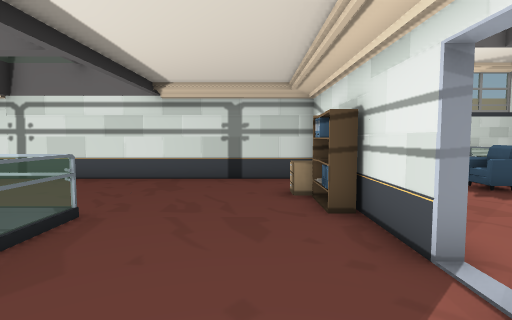
View 1 (above)

12 first-person views from a walk through a Unity game level. The camera is 1.3 m above the floor, tilts 4° down and sees 80° across. The floor is counted in squares, 1 m on a side. Each view is taken from the middle of a square. On the plan, view 1 faces up. The plan holds only what a view shows up to about 14 squares ahead; the rest is blank. The place goes on beyond the plan. Some animated figures are not drawn. Door leaves are left out, so doorways stand open.

View 2
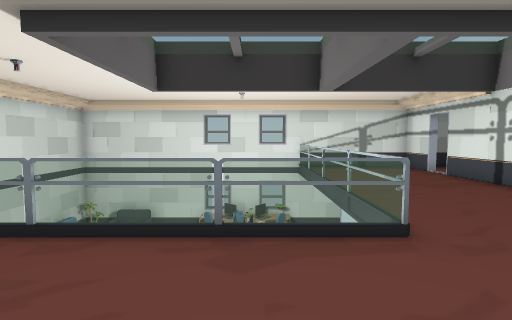

View 3
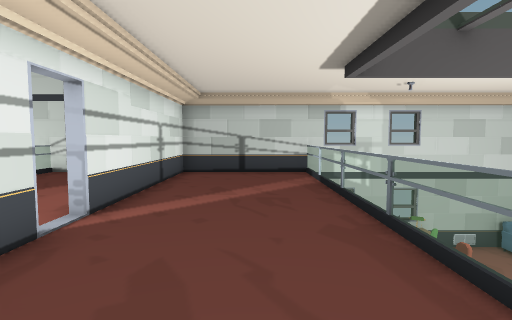

View 4
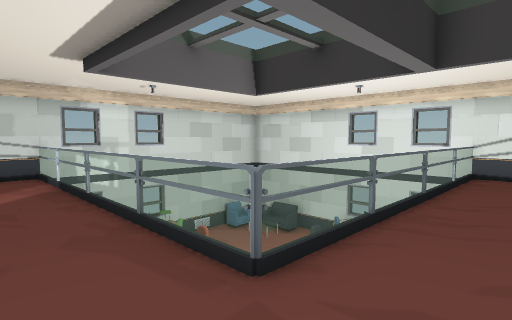

View 5
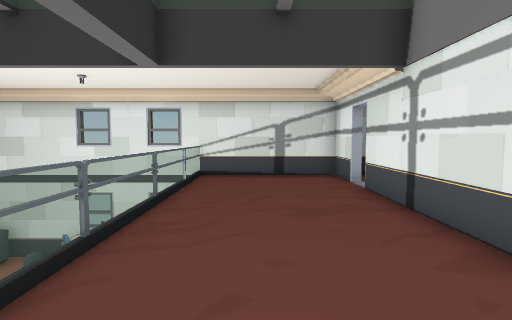

View 6
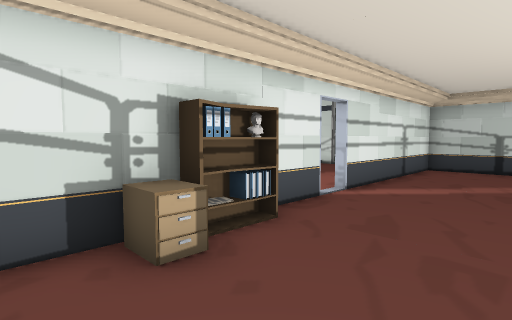

View 7
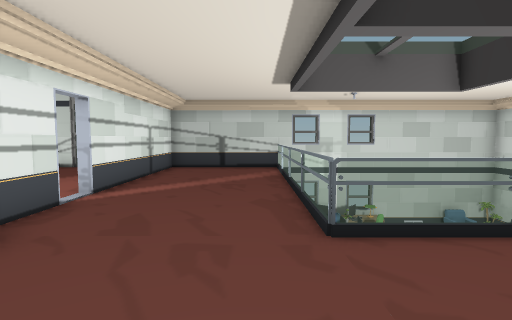

View 8
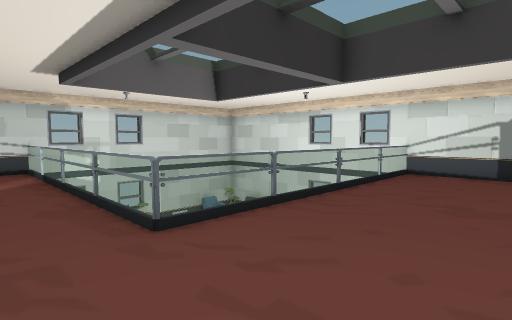

View 9
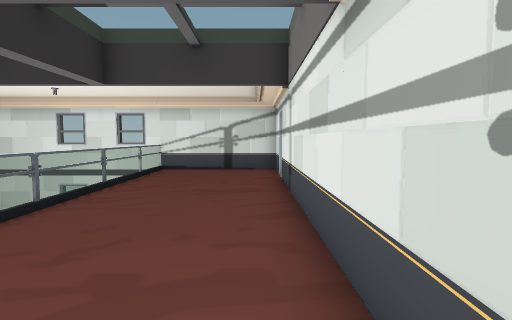

View 10
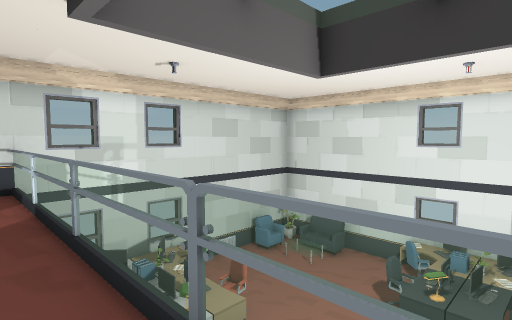

View 11
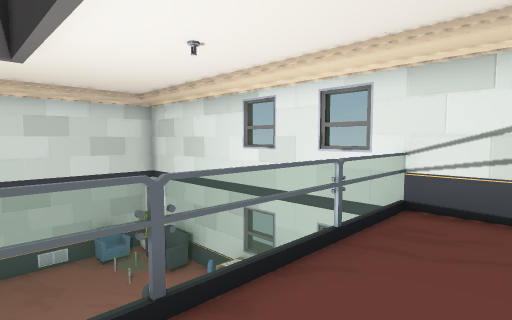

View 12
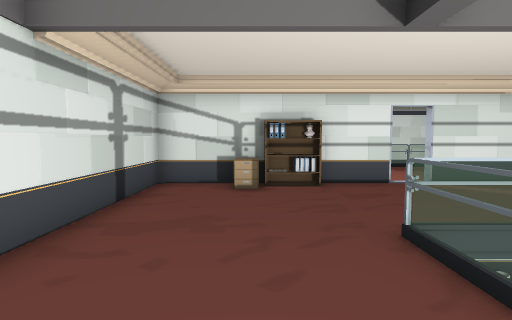

### Floor plan
Key: @ floor where view 1 was taken; # wall or solid block; x gap in a wall; . floor; D open door; v drop or lower ground; R drawers; S shelf; P plant; O other object.
Columns run from 13 left of view 1 to 3 right of it. Each row starts with its distance up from view 1.
 12 #
 11 #..
 10 ##xD#########D#
  9 #..............#
  8 D..............#
  7 D.............R#
  6 #.............SS
  5 #OOOOOOOOOO....
  4 #         O...DD.
  3 #vv       O....x.
  2 #         O...DDD
  1 #vvvv     O...DD.
  0 #vvvvv    O..@.#.
 -1 #vvvvvv   O...DD
 -2 #vvvvvv   O....#
 -3 #vvvvvv   O...DD
 -4 #Pvvvv    O...DD
 -5  ##############

Where each view was taken, in squares from view 1:
view 1: 0 up, 0 right, facing up
view 2: 3 up, 1 right, facing left
view 3: 7 up, 1 left, facing down
view 4: 7 up, 1 left, facing down-left
view 5: 7 up, 2 left, facing left
view 6: 9 up, 2 left, facing down-right
view 7: 9 up, 2 left, facing down
view 8: 9 up, 1 left, facing down-left
view 9: 9 up, 0 right, facing left
view 10: 4 up, 2 left, facing down-left
view 11: 7 up, 7 left, facing down-left
view 12: 7 up, 7 left, facing right
